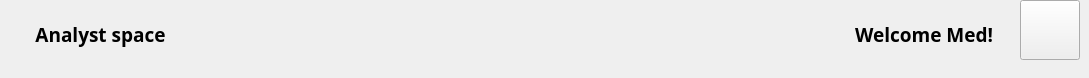
        <widget class="QWidget" name="headerFrame" native="true">
         <property name="sizePolicy">
          <sizepolicy hsizetype="Preferred" vsizetype="Preferred">
           <horstretch>0</horstretch>
           <verstretch>0</verstretch>
          </sizepolicy>
         </property>
         <property name="minimumSize">
          <size>
           <width>0</width>
           <height>60</height>
          </size>
         </property>
         <widget class="QWidget" name="spaceWidget" native="true">
          <property name="geometry">
           <rect>
            <x>0</x>
            <y>0</y>
            <width>356</width>
            <height>69</height>
           </rect>
          </property>
          <property name="minimumSize">
           <size>
            <width>200</width>
            <height>0</height>
           </size>
          </property>
          <widget class="QLabel" name="spaceLbl">
           <property name="geometry">
            <rect>
             <x>0</x>
             <y>0</y>
             <width>201</width>
             <height>69</height>
            </rect>
           </property>
           <property name="font">
            <font>
             <family>Noto Sans</family>
             <pointsize>14</pointsize>
             <weight>75</weight>
             <bold>true</bold>
            </font>
           </property>
           <property name="text">
            <string>Analyst space</string>
           </property>
           <property name="alignment">
            <set>Qt::AlignCenter</set>
           </property>
          </widget>
         </widget>
         <widget class="QWidget" name="welcomeWidget" native="true">
          <property name="geometry">
           <rect>
            <x>692</x>
            <y>0</y>
            <width>321</width>
            <height>69</height>
           </rect>
          </property>
          <property name="minimumSize">
           <size>
            <width>300</width>
            <height>0</height>
           </size>
          </property>
          <widget class="QLabel" name="welcomeLbl">
           <property name="geometry">
            <rect>
             <x>0</x>
             <y>0</y>
             <width>301</width>
             <height>69</height>
            </rect>
           </property>
           <property name="minimumSize">
            <size>
             <width>0</width>
             <height>0</height>
            </size>
           </property>
           <property name="font">
            <font>
             <family>Noto Sans</family>
             <pointsize>14</pointsize>
             <weight>75</weight>
             <bold>true</bold>
            </font>
           </property>
           <property name="text">
            <string>Welcome Med!</string>
           </property>
           <property name="alignment">
            <set>Qt::AlignRight|Qt::AlignTrailing|Qt::AlignVCenter</set>
           </property>
          </widget>
         </widget>
         <widget class="QPushButton" name="accountBtn">
          <property name="geometry">
           <rect>
            <x>1020</x>
            <y>0</y>
            <width>60</width>
            <height>60</height>
           </rect>
          </property>
          <property name="minimumSize">
           <size>
            <width>60</width>
            <height>60</height>
           </size>
          </property>
          <property name="maximumSize">
           <size>
            <width>60</width>
            <height>60</height>
           </size>
          </property>
          <property name="cursor">
           <cursorShape>PointingHandCursor</cursorShape>
          </property>
          <property name="text">
           <string/>
          </property>
          <property name="icon">
           <iconset resource="../resource.qrc">
            <normaloff>:/users/images/users/man.png</normaloff>:/users/images/users/man.png</iconset>
          </property>
          <property name="iconSize">
           <size>
            <width>50</width>
            <height>50</height>
           </size>
          </property>
         </widget>
        </widget>
